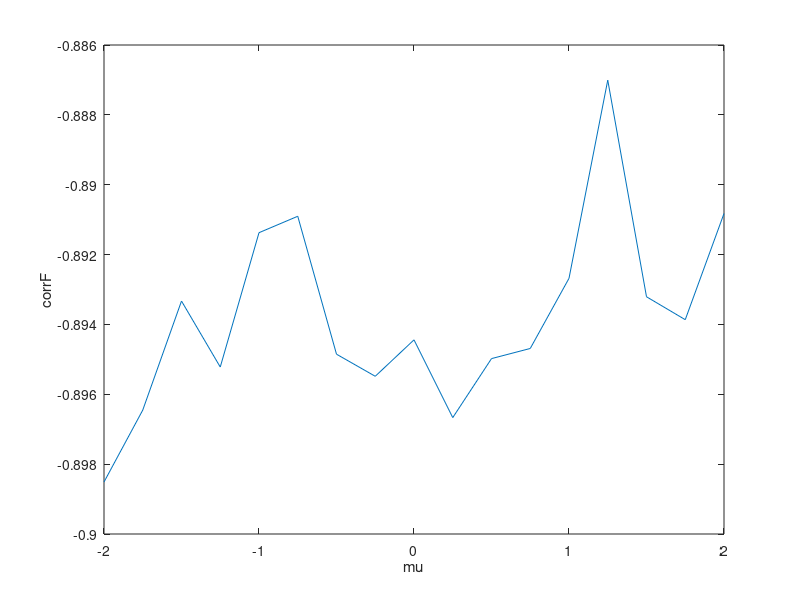

Recreate this plot in MATLAB.
corrF = [];
muAxis = []; 

for k = -2:0.25:2 
    muAxis(end+1) = k;
    mu = i; 
    mu = [mu; mu];

    corrV = -0.9;

    sigma = [ 1 corrV; corrV 1];

    V = mvnrnd(mu,sigma,10000);

    sz = size(V);

    f1 = [0];
    f2 = [0];

    for  i = 1:sz(2)
        for j = 1:sz(1)
            if i == 1
                if V(j,i)>=0
                    f1(end+1) = V(j,i);
                else 
                    f1(end+1) = 0;
                end
            elseif i == 2 
                if  V(j,i)>=0
                    f2(end+1) = V(j,i);
                else 
                    f2(end+1) = 0;
                end
            end
        end
    end
    corr = corrcoef(f1,f2);
    corrF(end+1) = corr(1,2);
end         

figure
plot(muAxis,corrF);
xlabel('mu');
ylabel('corrF');